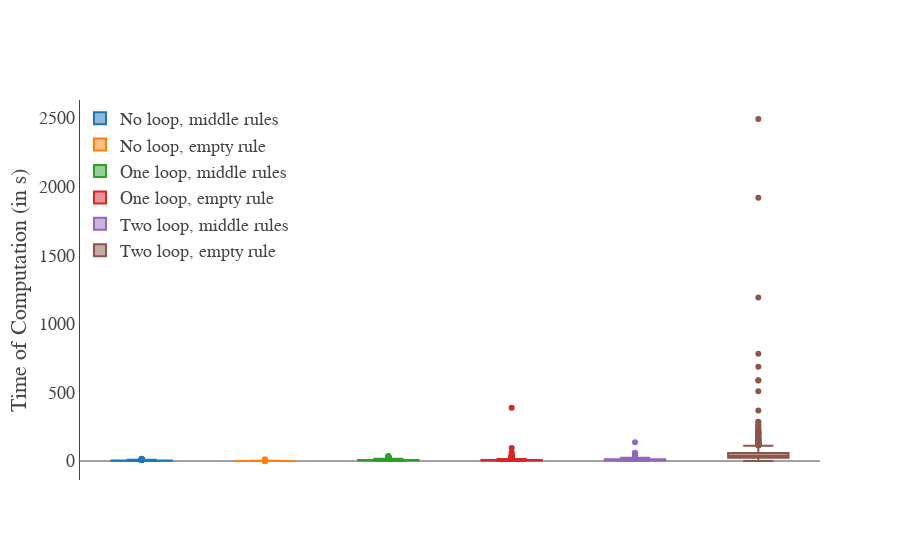

The notebook cell this image was saved under:
### Code cell
boxs = []
for grp in range(6):
    boxs.append(Box(y=df_loop["t" + str(grp)], name=groups[grp]))
# iplot([boxs[2], boxs[7]])
fig = Figure(data=boxs, layout=layout)
iplot(fig)

### Figure 1 — Plotly figure (JSON) as saved in the notebook; plotly's stock layout.template omitted (floating-point values rounded to 4 significant figures; data arrays with more than 128 entries replaced by an {"elided": "..."} marker saying what was removed)
{"data": [{"name": "No loop, middle rules", "type": "box", "y": {"elided": "824 float values"}}, {"name": "No loop, empty rule", "type": "box", "y": {"elided": "824 float values"}}, {"name": "One loop, middle rules", "type": "box", "y": {"elided": "824 float values"}}, {"name": "One loop, empty rule", "type": "box", "y": {"elided": "824 float values"}}, {"name": "Two loop, middle rules", "type": "box", "y": {"elided": "824 float values"}}, {"name": "Two loop, empty rule", "type": "box", "y": {"elided": "824 float values"}}], "layout": {"font": {"family": "Latin Modern Math", "size": 18}, "legend": {"x": 0, "y": 1}, "xaxis": {"autorange": true, "autotick": true, "showgrid": false, "showline": false, "showticklabels": false, "ticks": "", "zeroline": false}, "yaxis": {"autorange": true, "autotick": true, "showgrid": false, "showline": true, "showticklabels": true, "ticks": "", "title": "Time of Computation (in s)", "zeroline": true}}}
